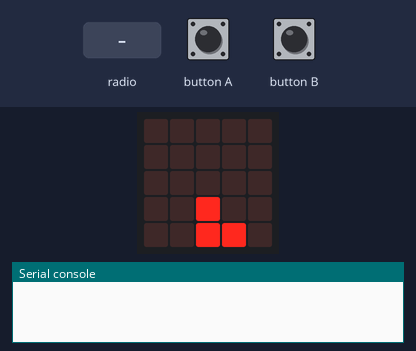
This program was run on a simulated BBC micro:bit (MakeCode). Parts: the board's 5×5 LED display, the last lines printed to the serial console. The test bench sets the inputs (shaded band). No radio messages arrive unless stated (any console line starting 'radio sent:' is added by the test bench).

Above: at 1.2 s.
1.3 s: button B pressed for 0.15 s
At 1.47 s:
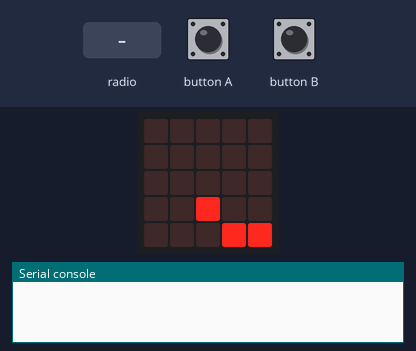
At 2.1 s:
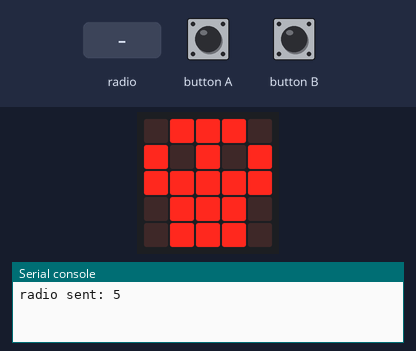
3.0 s: radio message "5" arrives
At 4.5 s:
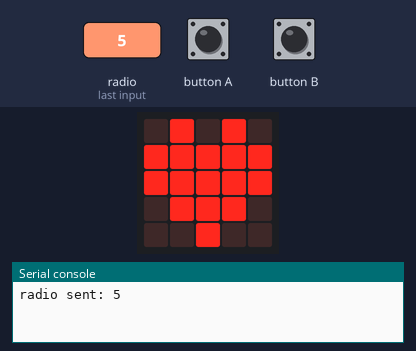
Timing chart, 0 to 6.0 s (numbered marks = the images above; inputs shaded):
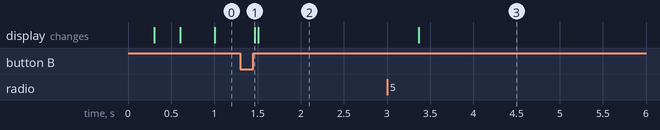

The program:

main.ts
```typescript
radio.onReceivedNumber(function (receivedNumber) {
    if (receivedNumber == 5) {
        ESTADO = 4
    } else {
        ESTADO = 1
        BolaX = receivedNumber
    }
})
input.onButtonPressed(Button.A, function () {
    if (PalaX > 0) {
        PalaX += -1
    }
})
input.onButtonPressed(Button.B, function () {
    if (PalaX < 4) {
        PalaX += 1
    }
})
let ESTADO = 0
let BolaX = 0
let PalaX = 0
PalaX = 2
let PalaY = 4
BolaX = 2
let BolaY = 0
ESTADO = 1
radio.setGroup(1)
basic.forever(function () {
    basic.clearScreen()
    if (ESTADO == 1) {
        led.plot(BolaX, BolaY)
        led.plot(PalaX, PalaY)
        led.plot(PalaX + 1, PalaY)
    } else if (ESTADO == 2) {
        led.plot(BolaX, BolaY)
        led.plot(PalaX, PalaY)
    } else if (ESTADO == 3) {
        led.plot(PalaX, PalaY)
        led.plot(PalaX + 1, PalaY)
    } else if (ESTADO == 4) {
        basic.showIcon(IconNames.Heart)
    } else {
        basic.showIcon(IconNames.Skull)
    }
})
loops.everyInterval(500 - control.millis() / 1000000, function () {
    if (ESTADO == 1) {
        BolaY += 1
        if (BolaY == 4) {
            if (BolaX == PalaX || BolaX == PalaX + 1) {
                ESTADO = 2
            } else {
                ESTADO = 0
                radio.sendNumber(5)
            }
        }
    } else if (ESTADO == 2) {
        BolaY += -1
        BolaX = PalaX
        if (BolaY == 0) {
            ESTADO = 3
            radio.sendNumber(BolaX)
        }
    } else {

    }
})
```

test.ts
```typescript
// aquí va el archivo "tests"; esto no se compilará cuando este paquete se utilice como una extensión.
```

Measured:
- after the input at 1.3 s, the display: changes after 0.17 s (image 1)
- after the input at 3.0 s, the display: changes after 0.37 s (image 3)
